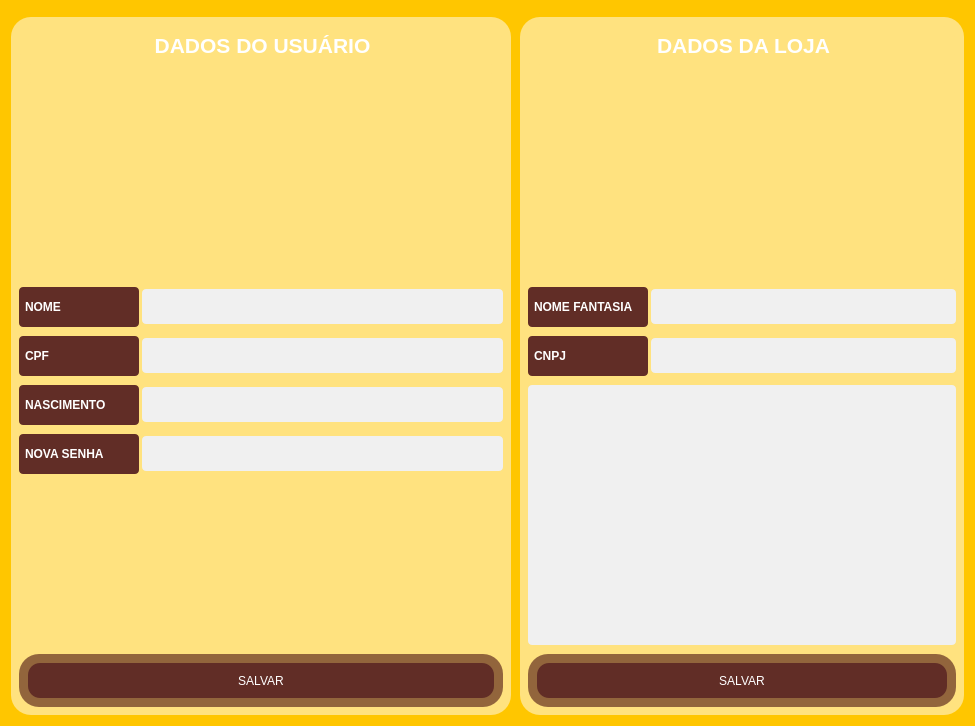
<?xml version="1.0" encoding="UTF-8"?>
<ui version="4.0">
 <class>Form</class>
 <widget class="QWidget" name="Form">
  <property name="geometry">
   <rect>
    <x>0</x>
    <y>0</y>
    <width>975</width>
    <height>726</height>
   </rect>
  </property>
  <property name="windowTitle">
   <string>Form</string>
  </property>
  <property name="styleSheet">
   <string notr="true">background-color: #ffc600;</string>
  </property>
  <layout class="QVBoxLayout" name="verticalLayout">
   <item>
    <widget class="QWidget" name="widget_2" native="true">
     <property name="maximumSize">
      <size>
       <width>16777215</width>
       <height>200</height>
      </size>
     </property>
     <property name="styleSheet">
      <string notr="true">QWidget {
          
			background-color:rgb(255, 226, 127);
            color: #ffffff;
            padding: 8px;
            border-radius:20px;
        }</string>
     </property>
     <layout class="QHBoxLayout" name="horizontalLayout">
      <property name="leftMargin">
       <number>0</number>
      </property>
      <property name="topMargin">
       <number>0</number>
      </property>
      <property name="rightMargin">
       <number>0</number>
      </property>
      <property name="bottomMargin">
       <number>0</number>
      </property>
     </layout>
    </widget>
   </item>
   <item>
    <widget class="QWidget" name="widget" native="true">
     <layout class="QHBoxLayout" name="horizontalLayout_6">
      <property name="spacing">
       <number>9</number>
      </property>
      <property name="leftMargin">
       <number>0</number>
      </property>
      <property name="topMargin">
       <number>0</number>
      </property>
      <property name="rightMargin">
       <number>0</number>
      </property>
      <property name="bottomMargin">
       <number>0</number>
      </property>
      <item>
       <widget class="QWidget" name="widget_5" native="true">
        <property name="minimumSize">
         <size>
          <width>500</width>
          <height>0</height>
         </size>
        </property>
        <layout class="QHBoxLayout" name="horizontalLayout_2">
         <property name="spacing">
          <number>0</number>
         </property>
         <property name="leftMargin">
          <number>0</number>
         </property>
         <property name="topMargin">
          <number>0</number>
         </property>
         <property name="rightMargin">
          <number>0</number>
         </property>
         <property name="bottomMargin">
          <number>0</number>
         </property>
         <item>
          <widget class="QFrame" name="frame_2">
           <property name="styleSheet">
            <string notr="true">QWidget {
          
			background-color:rgb(255, 226, 127);
            color: #ffffff;
            padding: 8px;
            border-radius:20px;
        }</string>
           </property>
           <property name="frameShape">
            <enum>QFrame::StyledPanel</enum>
           </property>
           <property name="frameShadow">
            <enum>QFrame::Raised</enum>
           </property>
           <layout class="QVBoxLayout" name="verticalLayout_7">
            <property name="leftMargin">
             <number>0</number>
            </property>
            <property name="topMargin">
             <number>0</number>
            </property>
            <property name="rightMargin">
             <number>0</number>
            </property>
            <property name="bottomMargin">
             <number>0</number>
            </property>
            <item>
             <widget class="QWidget" name="widget_8" native="true">
              <property name="minimumSize">
               <size>
                <width>50</width>
                <height>0</height>
               </size>
              </property>
              <property name="maximumSize">
               <size>
                <width>16777215</width>
                <height>50</height>
               </size>
              </property>
              <layout class="QVBoxLayout" name="verticalLayout_8">
               <property name="leftMargin">
                <number>0</number>
               </property>
               <property name="topMargin">
                <number>0</number>
               </property>
               <property name="rightMargin">
                <number>0</number>
               </property>
               <item>
                <widget class="QLabel" name="label_3">
                 <property name="text">
                  <string>&lt;html&gt;&lt;head/&gt;&lt;body&gt;&lt;p align=&quot;center&quot;&gt;&lt;span style=&quot; font-size:16pt; font-weight:600; color:#ffffff;&quot;&gt;DADOS DO USUÁRIO&lt;/span&gt;&lt;/p&gt;&lt;/body&gt;&lt;/html&gt;</string>
                 </property>
                </widget>
               </item>
              </layout>
             </widget>
            </item>
            <item>
             <widget class="QWidget" name="widget_3" native="true">
              <property name="minimumSize">
               <size>
                <width>0</width>
                <height>200</height>
               </size>
              </property>
              <property name="sizeIncrement">
               <size>
                <width>0</width>
                <height>0</height>
               </size>
              </property>
              <layout class="QVBoxLayout" name="verticalLayout_2">
               <item>
                <widget class="QPushButton" name="pushButton">
                 <property name="text">
                  <string/>
                 </property>
                 <property name="icon">
                  <iconset>
                   <normaloff>../images/guest.png</normaloff>../images/guest.png</iconset>
                 </property>
                 <property name="iconSize">
                  <size>
                   <width>150</width>
                   <height>150</height>
                  </size>
                 </property>
                </widget>
               </item>
              </layout>
             </widget>
            </item>
            <item>
             <widget class="QWidget" name="widget_9" native="true">
              <layout class="QVBoxLayout" name="verticalLayout_9">
               <property name="spacing">
                <number>9</number>
               </property>
               <property name="leftMargin">
                <number>0</number>
               </property>
               <property name="topMargin">
                <number>0</number>
               </property>
               <property name="rightMargin">
                <number>0</number>
               </property>
               <property name="bottomMargin">
                <number>0</number>
               </property>
               <item>
                <widget class="QWidget" name="widget_32" native="true">
                 <property name="minimumSize">
                  <size>
                   <width>0</width>
                   <height>40</height>
                  </size>
                 </property>
                 <property name="maximumSize">
                  <size>
                   <width>16777215</width>
                   <height>40</height>
                  </size>
                 </property>
                 <layout class="QHBoxLayout" name="horizontalLayout_15">
                  <property name="spacing">
                   <number>3</number>
                  </property>
                  <property name="leftMargin">
                   <number>0</number>
                  </property>
                  <property name="topMargin">
                   <number>0</number>
                  </property>
                  <property name="rightMargin">
                   <number>0</number>
                  </property>
                  <property name="bottomMargin">
                   <number>0</number>
                  </property>
                  <item>
                   <widget class="QLabel" name="config_label_11">
                    <property name="minimumSize">
                     <size>
                      <width>120</width>
                      <height>35</height>
                     </size>
                    </property>
                    <property name="maximumSize">
                     <size>
                      <width>100</width>
                      <height>16777215</height>
                     </size>
                    </property>
                    <property name="styleSheet">
                     <string notr="true">QLabel {
            background-color:#612d26;
			font-weight: bold;
            color: rgb(255, 255, 255);
            padding: 3px;
            border-radius: 4px;
        }</string>
                    </property>
                    <property name="text">
                     <string>NOME</string>
                    </property>
                   </widget>
                  </item>
                  <item>
                   <widget class="QLineEdit" name="userName">
                    <property name="minimumSize">
                     <size>
                      <width>300</width>
                      <height>35</height>
                     </size>
                    </property>
                    <property name="maximumSize">
                     <size>
                      <width>16777215</width>
                      <height>16777215</height>
                     </size>
                    </property>
                    <property name="styleSheet">
                     <string notr="true">QLineEdit {
            background-color: #f0f0f0;
            border: none;
            padding: 2px;
            border-radius: 4px;
            color: #333;
			font-size:13px
        }

        QLineEdit:hover {
            background-color: #e0e0e0;
        }

        QLineEdit:focus {
            background-color: #ffffff;
            border: 2px solid #007bff;
        }</string>
                    </property>
                   </widget>
                  </item>
                 </layout>
                </widget>
               </item>
               <item>
                <widget class="QWidget" name="widget_33" native="true">
                 <property name="minimumSize">
                  <size>
                   <width>0</width>
                   <height>40</height>
                  </size>
                 </property>
                 <property name="maximumSize">
                  <size>
                   <width>16777215</width>
                   <height>40</height>
                  </size>
                 </property>
                 <layout class="QHBoxLayout" name="horizontalLayout_16">
                  <property name="spacing">
                   <number>3</number>
                  </property>
                  <property name="leftMargin">
                   <number>0</number>
                  </property>
                  <property name="topMargin">
                   <number>0</number>
                  </property>
                  <property name="rightMargin">
                   <number>0</number>
                  </property>
                  <property name="bottomMargin">
                   <number>0</number>
                  </property>
                  <item>
                   <widget class="QLabel" name="config_label_12">
                    <property name="minimumSize">
                     <size>
                      <width>120</width>
                      <height>35</height>
                     </size>
                    </property>
                    <property name="maximumSize">
                     <size>
                      <width>100</width>
                      <height>16777215</height>
                     </size>
                    </property>
                    <property name="styleSheet">
                     <string notr="true">QLabel {
            background-color:#612d26;
			font-weight: bold;
            color: rgb(255, 255, 255);
            padding: 3px;
            border-radius: 4px;
        }</string>
                    </property>
                    <property name="text">
                     <string>CPF</string>
                    </property>
                   </widget>
                  </item>
                  <item>
                   <widget class="QLineEdit" name="cpf">
                    <property name="minimumSize">
                     <size>
                      <width>300</width>
                      <height>35</height>
                     </size>
                    </property>
                    <property name="maximumSize">
                     <size>
                      <width>16777215</width>
                      <height>16777215</height>
                     </size>
                    </property>
                    <property name="styleSheet">
                     <string notr="true">QLineEdit {
            background-color: #f0f0f0;
            border: none;
            padding: 2px;
            border-radius: 4px;
            color: #333;
			font-size:13px
        }

        QLineEdit:hover {
            background-color: #e0e0e0;
        }

        QLineEdit:focus {
            background-color: #ffffff;
            border: 2px solid #007bff;
        }</string>
                    </property>
                   </widget>
                  </item>
                 </layout>
                </widget>
               </item>
               <item>
                <widget class="QWidget" name="widget_34" native="true">
                 <property name="minimumSize">
                  <size>
                   <width>0</width>
                   <height>40</height>
                  </size>
                 </property>
                 <property name="maximumSize">
                  <size>
                   <width>16777215</width>
                   <height>40</height>
                  </size>
                 </property>
                 <layout class="QHBoxLayout" name="horizontalLayout_17">
                  <property name="spacing">
                   <number>3</number>
                  </property>
                  <property name="leftMargin">
                   <number>0</number>
                  </property>
                  <property name="topMargin">
                   <number>0</number>
                  </property>
                  <property name="rightMargin">
                   <number>0</number>
                  </property>
                  <property name="bottomMargin">
                   <number>0</number>
                  </property>
                  <item>
                   <widget class="QLabel" name="config_label_13">
                    <property name="minimumSize">
                     <size>
                      <width>120</width>
                      <height>35</height>
                     </size>
                    </property>
                    <property name="maximumSize">
                     <size>
                      <width>100</width>
                      <height>16777215</height>
                     </size>
                    </property>
                    <property name="styleSheet">
                     <string notr="true">QLabel {
            background-color:#612d26;
			font-weight: bold;
            color: rgb(255, 255, 255);
            padding: 3px;
            border-radius: 4px;
        }</string>
                    </property>
                    <property name="text">
                     <string>NASCIMENTO</string>
                    </property>
                   </widget>
                  </item>
                  <item>
                   <widget class="QLineEdit" name="nascimento">
                    <property name="minimumSize">
                     <size>
                      <width>300</width>
                      <height>35</height>
                     </size>
                    </property>
                    <property name="maximumSize">
                     <size>
                      <width>16777215</width>
                      <height>16777215</height>
                     </size>
                    </property>
                    <property name="styleSheet">
                     <string notr="true">QLineEdit {
            background-color: #f0f0f0;
            border: none;
            padding: 2px;
            border-radius: 4px;
            color: #333;
			font-size:13px
        }

        QLineEdit:hover {
            background-color: #e0e0e0;
        }

        QLineEdit:focus {
            background-color: #ffffff;
            border: 2px solid #007bff;
        }</string>
                    </property>
                   </widget>
                  </item>
                 </layout>
                </widget>
               </item>
               <item>
                <widget class="QWidget" name="widget_35" native="true">
                 <property name="minimumSize">
                  <size>
                   <width>0</width>
                   <height>40</height>
                  </size>
                 </property>
                 <property name="maximumSize">
                  <size>
                   <width>16777215</width>
                   <height>40</height>
                  </size>
                 </property>
                 <layout class="QHBoxLayout" name="horizontalLayout_18">
                  <property name="spacing">
                   <number>3</number>
                  </property>
                  <property name="leftMargin">
                   <number>0</number>
                  </property>
                  <property name="topMargin">
                   <number>0</number>
                  </property>
                  <property name="rightMargin">
                   <number>0</number>
                  </property>
                  <property name="bottomMargin">
                   <number>0</number>
                  </property>
                  <item>
                   <widget class="QLabel" name="config_label_14">
                    <property name="minimumSize">
                     <size>
                      <width>120</width>
                      <height>35</height>
                     </size>
                    </property>
                    <property name="maximumSize">
                     <size>
                      <width>100</width>
                      <height>16777215</height>
                     </size>
                    </property>
                    <property name="styleSheet">
                     <string notr="true">QLabel {
            background-color:#612d26;
			font-weight: bold;
            color: rgb(255, 255, 255);
            padding: 3px;
            border-radius: 4px;
        }</string>
                    </property>
                    <property name="text">
                     <string>NOVA SENHA</string>
                    </property>
                   </widget>
                  </item>
                  <item>
                   <widget class="QLineEdit" name="senha">
                    <property name="minimumSize">
                     <size>
                      <width>300</width>
                      <height>35</height>
                     </size>
                    </property>
                    <property name="maximumSize">
                     <size>
                      <width>16777215</width>
                      <height>16777215</height>
                     </size>
                    </property>
                    <property name="styleSheet">
                     <string notr="true">QLineEdit {
            background-color: #f0f0f0;
            border: none;
            padding: 2px;
            border-radius: 4px;
            color: #333;
			font-size:13px
        }

        QLineEdit:hover {
            background-color: #e0e0e0;
        }

        QLineEdit:focus {
            background-color: #ffffff;
            border: 2px solid #007bff;
        }</string>
                    </property>
                   </widget>
                  </item>
                 </layout>
                </widget>
               </item>
               <item>
                <widget class="QTextEdit" name="inObs_2"/>
               </item>
               <item>
                <widget class="QWidget" name="widget_11" native="true">
                 <property name="minimumSize">
                  <size>
                   <width>0</width>
                   <height>53</height>
                  </size>
                 </property>
                 <property name="maximumSize">
                  <size>
                   <width>16777215</width>
                   <height>80</height>
                  </size>
                 </property>
                 <property name="styleSheet">
                  <string notr="true">QWidget {
          
			background-color:#92653c;
            color: #ffffff;
            padding: 8px;
            border-radius:20px;
        }</string>
                 </property>
                 <layout class="QHBoxLayout" name="horizontalLayout_19">
                  <item>
                   <widget class="QPushButton" name="saveUser">
                    <property name="minimumSize">
                     <size>
                      <width>150</width>
                      <height>35</height>
                     </size>
                    </property>
                    <property name="maximumSize">
                     <size>
                      <width>16777215</width>
                      <height>35</height>
                     </size>
                    </property>
                    <property name="styleSheet">
                     <string notr="true">QPushButton {
            background-color: #612d26;
            color: #ffffff;
            padding: 3px;
            border-radius: 12px;
        }

        QPushButton:hover {
            background-color: #3a211d;
        }

        QPushButton:pressed {
            background-color: #8a605a;
        }</string>
                    </property>
                    <property name="text">
                     <string>SALVAR</string>
                    </property>
                   </widget>
                  </item>
                 </layout>
                </widget>
               </item>
              </layout>
             </widget>
            </item>
           </layout>
          </widget>
         </item>
        </layout>
       </widget>
      </item>
      <item>
       <widget class="QFrame" name="frame">
        <property name="styleSheet">
         <string notr="true">QWidget {
          
			background-color:rgb(255, 226, 127);
            color: #ffffff;
            padding: 8px;
            border-radius:20px;
        }</string>
        </property>
        <property name="frameShape">
         <enum>QFrame::StyledPanel</enum>
        </property>
        <property name="frameShadow">
         <enum>QFrame::Raised</enum>
        </property>
        <layout class="QVBoxLayout" name="verticalLayout_4">
         <property name="leftMargin">
          <number>0</number>
         </property>
         <property name="topMargin">
          <number>0</number>
         </property>
         <property name="rightMargin">
          <number>0</number>
         </property>
         <property name="bottomMargin">
          <number>0</number>
         </property>
         <item>
          <widget class="QWidget" name="widget_7" native="true">
           <property name="minimumSize">
            <size>
             <width>50</width>
             <height>0</height>
            </size>
           </property>
           <property name="maximumSize">
            <size>
             <width>16777215</width>
             <height>50</height>
            </size>
           </property>
           <layout class="QVBoxLayout" name="verticalLayout_5">
            <property name="leftMargin">
             <number>0</number>
            </property>
            <property name="topMargin">
             <number>0</number>
            </property>
            <property name="rightMargin">
             <number>0</number>
            </property>
            <item>
             <widget class="QLabel" name="label_2">
              <property name="text">
               <string>&lt;html&gt;&lt;head/&gt;&lt;body&gt;&lt;p align=&quot;center&quot;&gt;&lt;span style=&quot; font-size:16pt; font-weight:600; color:#ffffff;&quot;&gt;DADOS DA LOJA&lt;/span&gt;&lt;/p&gt;&lt;/body&gt;&lt;/html&gt;</string>
              </property>
             </widget>
            </item>
           </layout>
          </widget>
         </item>
         <item>
          <widget class="QWidget" name="widget_4" native="true">
           <property name="minimumSize">
            <size>
             <width>0</width>
             <height>200</height>
            </size>
           </property>
           <property name="sizeIncrement">
            <size>
             <width>0</width>
             <height>0</height>
            </size>
           </property>
           <layout class="QVBoxLayout" name="verticalLayout_3">
            <item>
             <widget class="QPushButton" name="pushButton_2">
              <property name="layoutDirection">
               <enum>Qt::LeftToRight</enum>
              </property>
              <property name="text">
               <string/>
              </property>
              <property name="icon">
               <iconset>
                <normaloff>../images/shopOnline.png</normaloff>../images/shopOnline.png</iconset>
              </property>
              <property name="iconSize">
               <size>
                <width>150</width>
                <height>150</height>
               </size>
              </property>
             </widget>
            </item>
           </layout>
          </widget>
         </item>
         <item>
          <widget class="QWidget" name="widget_6" native="true">
           <layout class="QVBoxLayout" name="verticalLayout_6">
            <property name="spacing">
             <number>9</number>
            </property>
            <property name="leftMargin">
             <number>0</number>
            </property>
            <property name="topMargin">
             <number>0</number>
            </property>
            <property name="rightMargin">
             <number>0</number>
            </property>
            <property name="bottomMargin">
             <number>0</number>
            </property>
            <item>
             <widget class="QWidget" name="widget_31" native="true">
              <property name="minimumSize">
               <size>
                <width>0</width>
                <height>40</height>
               </size>
              </property>
              <property name="maximumSize">
               <size>
                <width>16777215</width>
                <height>40</height>
               </size>
              </property>
              <layout class="QHBoxLayout" name="horizontalLayout_13">
               <property name="spacing">
                <number>3</number>
               </property>
               <property name="leftMargin">
                <number>0</number>
               </property>
               <property name="topMargin">
                <number>0</number>
               </property>
               <property name="rightMargin">
                <number>0</number>
               </property>
               <property name="bottomMargin">
                <number>0</number>
               </property>
               <item>
                <widget class="QLabel" name="config_label_10">
                 <property name="minimumSize">
                  <size>
                   <width>120</width>
                   <height>35</height>
                  </size>
                 </property>
                 <property name="maximumSize">
                  <size>
                   <width>100</width>
                   <height>16777215</height>
                  </size>
                 </property>
                 <property name="styleSheet">
                  <string notr="true">QLabel {
            background-color:#612d26;
			font-weight: bold;
            color: rgb(255, 255, 255);
            padding: 3px;
            border-radius: 4px;
        }</string>
                 </property>
                 <property name="text">
                  <string>NOME FANTASIA</string>
                 </property>
                </widget>
               </item>
               <item>
                <widget class="QLineEdit" name="nomeFantasia">
                 <property name="minimumSize">
                  <size>
                   <width>300</width>
                   <height>35</height>
                  </size>
                 </property>
                 <property name="maximumSize">
                  <size>
                   <width>16777215</width>
                   <height>16777215</height>
                  </size>
                 </property>
                 <property name="styleSheet">
                  <string notr="true">QLineEdit {
            background-color: #f0f0f0;
            border: none;
            padding: 2px;
            border-radius: 4px;
            color: #333;
			font-size:13px
        }

        QLineEdit:hover {
            background-color: #e0e0e0;
        }

        QLineEdit:focus {
            background-color: #ffffff;
            border: 2px solid #007bff;
        }</string>
                 </property>
                </widget>
               </item>
              </layout>
             </widget>
            </item>
            <item>
             <widget class="QWidget" name="widget_30" native="true">
              <property name="minimumSize">
               <size>
                <width>0</width>
                <height>40</height>
               </size>
              </property>
              <property name="maximumSize">
               <size>
                <width>16777215</width>
                <height>40</height>
               </size>
              </property>
              <layout class="QHBoxLayout" name="horizontalLayout_12">
               <property name="spacing">
                <number>3</number>
               </property>
               <property name="leftMargin">
                <number>0</number>
               </property>
               <property name="topMargin">
                <number>0</number>
               </property>
               <property name="rightMargin">
                <number>0</number>
               </property>
               <property name="bottomMargin">
                <number>0</number>
               </property>
               <item>
                <widget class="QLabel" name="config_label_9">
                 <property name="minimumSize">
                  <size>
                   <width>120</width>
                   <height>35</height>
                  </size>
                 </property>
                 <property name="maximumSize">
                  <size>
                   <width>100</width>
                   <height>16777215</height>
                  </size>
                 </property>
                 <property name="styleSheet">
                  <string notr="true">QLabel {
            background-color:#612d26;
			font-weight: bold;
            color: rgb(255, 255, 255);
            padding: 3px;
            border-radius: 4px;
        }</string>
                 </property>
                 <property name="text">
                  <string>CNPJ</string>
                 </property>
                </widget>
               </item>
               <item>
                <widget class="QLineEdit" name="cnpj">
                 <property name="minimumSize">
                  <size>
                   <width>300</width>
                   <height>35</height>
                  </size>
                 </property>
                 <property name="maximumSize">
                  <size>
                   <width>16777215</width>
                   <height>16777215</height>
                  </size>
                 </property>
                 <property name="styleSheet">
                  <string notr="true">QLineEdit {
            background-color: #f0f0f0;
            border: none;
            padding: 2px;
            border-radius: 4px;
            color: #333;
			font-size:13px
        }

        QLineEdit:hover {
            background-color: #e0e0e0;
        }

        QLineEdit:focus {
            background-color: #ffffff;
            border: 2px solid #007bff;
        }</string>
                 </property>
                </widget>
               </item>
              </layout>
             </widget>
            </item>
            <item>
             <widget class="QTextEdit" name="descricao">
              <property name="styleSheet">
               <string notr="true">QTextEdit {
            background-color: #f0f0f0;
            border: none;
            padding: 2px;
            border-radius: 4px;
            color: #333;
			font-size:13px
        }</string>
              </property>
             </widget>
            </item>
            <item>
             <widget class="QWidget" name="widget_10" native="true">
              <property name="minimumSize">
               <size>
                <width>0</width>
                <height>50</height>
               </size>
              </property>
              <property name="maximumSize">
               <size>
                <width>16777215</width>
                <height>80</height>
               </size>
              </property>
              <property name="styleSheet">
               <string notr="true">QWidget {
          
			background-color:#92653c;
            color: #ffffff;
            padding: 8px;
            border-radius:20px;
        }</string>
              </property>
              <layout class="QHBoxLayout" name="horizontalLayout_14">
               <item>
                <widget class="QPushButton" name="saveShop">
                 <property name="minimumSize">
                  <size>
                   <width>150</width>
                   <height>35</height>
                  </size>
                 </property>
                 <property name="maximumSize">
                  <size>
                   <width>16777215</width>
                   <height>35</height>
                  </size>
                 </property>
                 <property name="styleSheet">
                  <string notr="true">QPushButton {
            background-color: #612d26;
            color: #ffffff;
            padding: 3px;
            border-radius: 12px;
        }

        QPushButton:hover {
            background-color: #3a211d;
        }

        QPushButton:pressed {
            background-color: #8a605a;
        }</string>
                 </property>
                 <property name="text">
                  <string>SALVAR</string>
                 </property>
                </widget>
               </item>
              </layout>
             </widget>
            </item>
           </layout>
          </widget>
         </item>
        </layout>
       </widget>
      </item>
     </layout>
    </widget>
   </item>
  </layout>
 </widget>
 <resources/>
 <connections/>
</ui>
